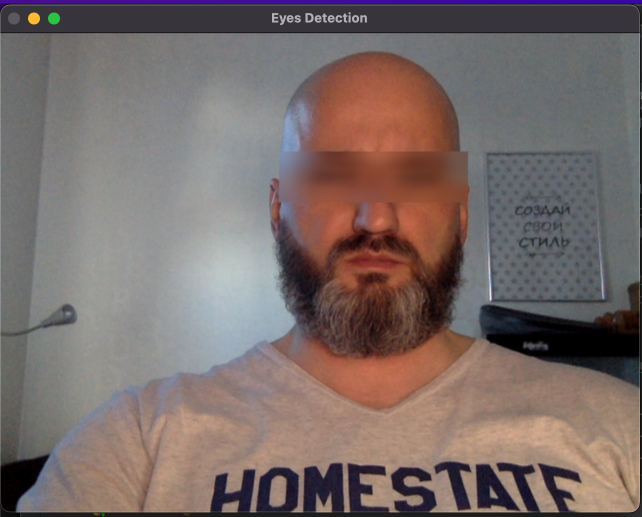
#> input picture Eyes Detection.png, 1284 x 1033 px, given in place of the camera (shown at 1/2 size)
$ python main.py
#> lines starting #> are read from the running program, lines starting #| are printed output that depends on the picture; after the words box and inside, x2 and y2 are one past the last pixel; in counts of white or black regions, pixels touching at a corner belong together
import cv2

video = cv2.VideoCapture(0)
video.set(3, 600)
video.set(4, 600)
eye_cascade = cv2.CascadeClassifier('haarcascade_eye.xml')

while True:
    success, frame = video.read()
#> frame is the input picture: shape (1033, 1284, 3); mean B, G, R 104.8, 107.5, 121.3
    gray_frame = cv2.cvtColor(frame, cv2.COLOR_BGR2GRAY)
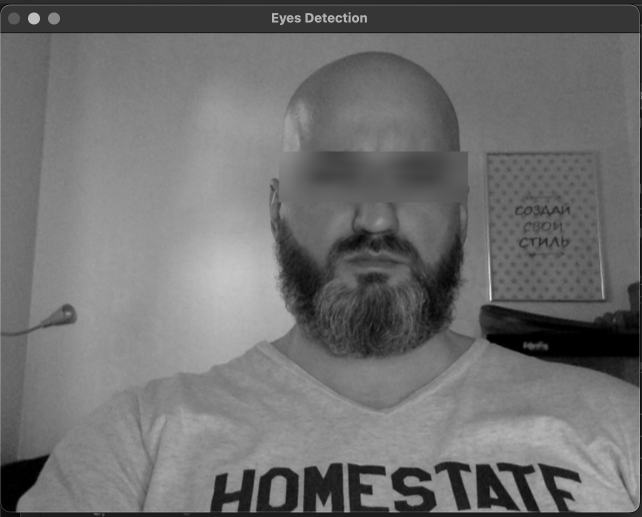
#> gray_frame: shape (1033, 1284) (shown at 1/2 size); min 0, max 235, mean 111.3
    eyes = eye_cascade.detectMultiScale(gray_frame, scaleFactor=1.3, minNeighbors=2, minSize=(30, 30))
#> eyes = [[1043, 403, 34, 34], [1012, 399, 44, 44]]

    if len(eyes) == 0:
        continue

    # Инициализируем переменные для хранения координат единой прямоугольной области
    min_x, min_y = float('inf'), float('inf')
    max_x, max_y = 0, 0

    # Находим минимальные и максимальные координаты для всех областей глаз
    for (x, y, w, h) in eyes:
        min_x = min(min_x, x)
        min_y = min(min_y, y)
        max_x = max(max_x, x + w)
        max_y = max(max_y, y + h)
#> this loop made 2 passes
#> (x, y, w, h, min_x, min_y, max_x, max_y) on passes 1 to 2: (1043, 403, 34, 34, 1043, 403, 1077, 437), (1012, 399, 44, 44, 1012, 399, 1077, 443)

    # Добавляем смещение к координатам прямоугольной области
    offset_x = 30
    offset_y = 0
    min_x -= offset_x
#> min_x = 982
    min_y -= offset_y
    max_x += offset_x
#> max_x = 1107
    max_y += offset_y

    # Создаем прямоугольную область, охватывающую глаза
    eyes_roi = frame[int(min_y):int(max_y), int(min_x):int(max_x)]
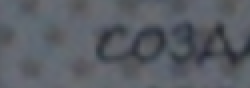
#> eyes_roi: shape (44, 125, 3) (shown 2 times larger); mean B, G, R 101.1, 93.9, 89.8

    # Размываем область глаз
    try:
        blurred_roi = cv2.GaussianBlur(eyes_roi, (45, 15), 20)
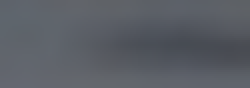
#> blurred_roi: shape (44, 125, 3) (shown 2 times larger); mean B, G, R 101.1, 93.9, 89.8
    except cv2.error as e:
        print("Error:", e)
        continue

    # Заменяем прямоугольную область в кадре на размытую область
    frame[int(min_y):int(max_y), int(min_x):int(max_x)] = blurred_roi
#> frame: shape (1033, 1284, 3); 0.41% of pixels changed, all inside (x1, y1, x2, y2) = (982, 399, 1107, 443)

    # Отображаем кадр с размытой областью глаз
    cv2.imshow('Eyes Detection', frame)

    # Нажатие клавиши q для выхода из цикла
    if cv2.waitKey(1) & 0xFF == ord('q'):
#> (key q is pressed here)
        break

video.release()
cv2.destroyAllWindows()
